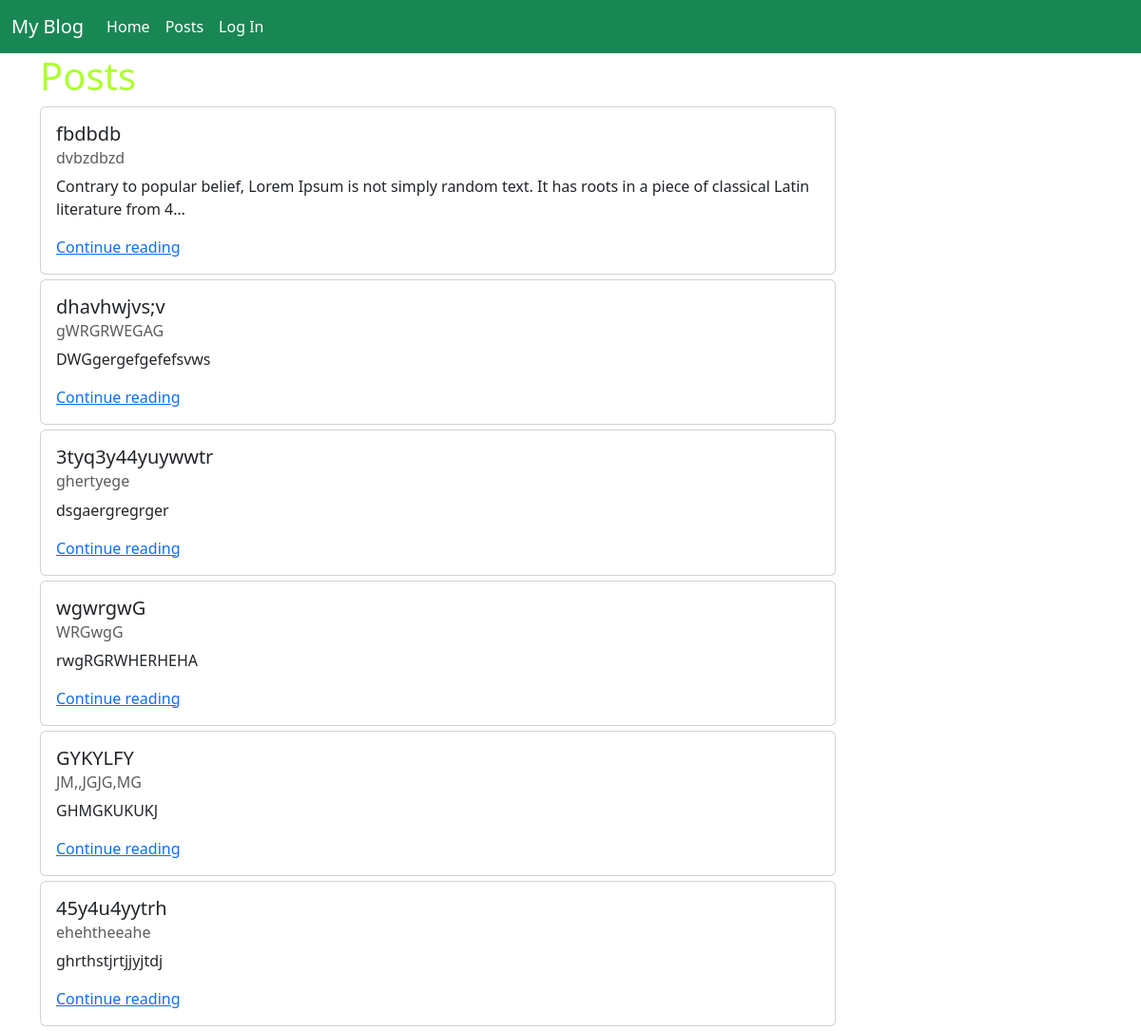
The app's page /posts/, older data.
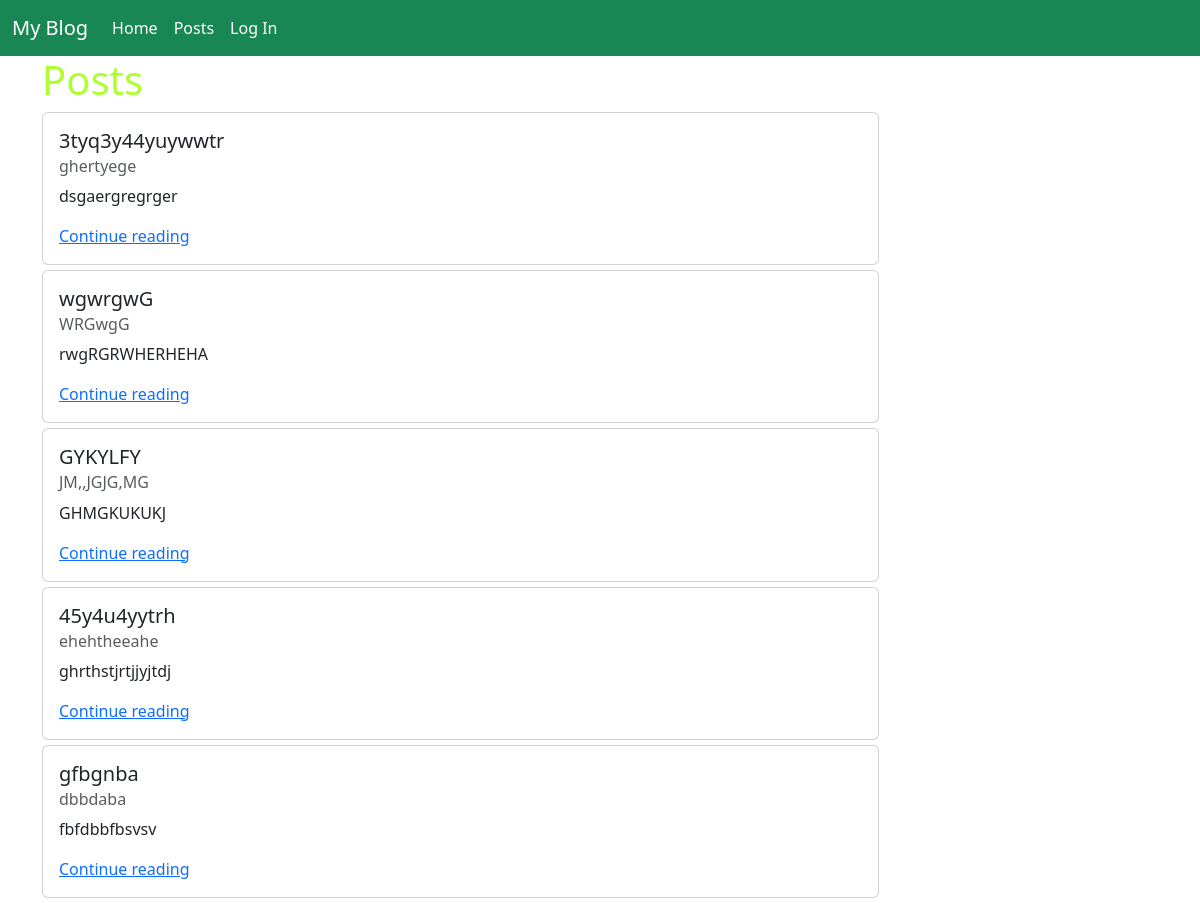
The same page, newer data.
### posts/models.py (models this page shows, shortened)
class Post(models.Model):
    title = models.CharField(max_length=128)
    subtitle = models.CharField(max_length=256)
    body = models.TextField()
    author = models.ForeignKey(
        get_user_model(),
        on_delete=models.CASCADE
    )
    create_on = models.DateTimeField(auto_now_add=True)

### posts/views.py (the view)
# urls.py: path("", views.PostListView.as_view(), name="list"),
class PostListView(ListView):
    template_name ="posts/list.html"
    model = Post

### templates/posts/list.html (shortened to what this page needs)
{% extends 'base.html' %}
{% block content %}
<h1>Posts</h1>
    {% for post in post_list %}
    <div class="card">
    <div class="card-body">
        <h5 class="card-title">{{ post.title }}</h5>
        <h6 class="card-subtitle mb-2 text-body-secondary">{{ post.subtitle }}</h6>
        <p class="card-text">{{ post.body|truncatechars:128 }}</p>
        <a href="{% url 'detail' post.id %}" class="card-link">Continue reading</a>
    </div>
    </div>
    {% endfor %}
    {% endblock content %}

### templates/base.html (shortened to what this page needs)
{% load static %}
<!DOCTYPE html>
<html lang="en">
<head>
    <link href="https://cdn.jsdelivr.net/npm/bootstrap@5.3.2/dist/css/bootstrap.min.css" rel="stylesheet">
    <link rel="stylesheet" href="{% static 'css/base.css' %}">
</head>
    <body>
    <nav class="navbar navbar-expand-lg bg-success" data-bs-theme="dark" >
        <div class="container-fluid">
            <a class="navbar-brand" href="{% url 'home' %}">My Blog</a>
            <div class="collapse navbar-collapse" id="navbarNavAltMarkup">
            <div class="navbar-nav">
                <a class="nav-link" aria-current="page" href="{% url 'home' %}">Home</a>
                <a class="nav-link" href="{% url 'list' %}">Posts</a>
                {% if user.is_authenticated %}
                <a class="nav-link" href="{% url 'new' %}">New Posts</a>
                <a class="nav-link" href="{% url 'password_change' %}">Password Change</a>
                <a class="nav-link" href="{% url 'password_reset' %}">Reset Password</a>
                <form method="POST" action="{% url 'logout' %}">
                    {%csrf_token %}
                    <input type="submit" value="Log out" class="btn nav-link">
                </form>
                {% else %}
                <a class="nav-link" href="{% url 'login' %}">Log In</a>
                {% endif %}
            </div>
            </div>
        </div>
        </nav>
        <div class="container">
    {% block content%}{% endblock content %}
</div>
</body>
</html>

### static/css/base.css (style rules this page uses)
h1 { color: greenyellow; }
.card { width: 75%; margin-bottom: 5px; }
.nav-link { color: white; }
.navbar-brand { color: white; }

Row changes from the older to the newer data that the page shows:
removed Post: title "fbdbdb", subtitle "dvbzdbzd", body "Contrary to popular belief, Lorem Ipsum is not simply random text. It has roots in a piece of classical Latin literature from 4…"
removed Post: title "dhavhwjvs;v", subtitle "gWRGRWEGAG", body "DWGgergefgefefsvws"
added Post: title "gfbgnba", subtitle "dbbdaba", body "fbfdbbfbsvsv"
